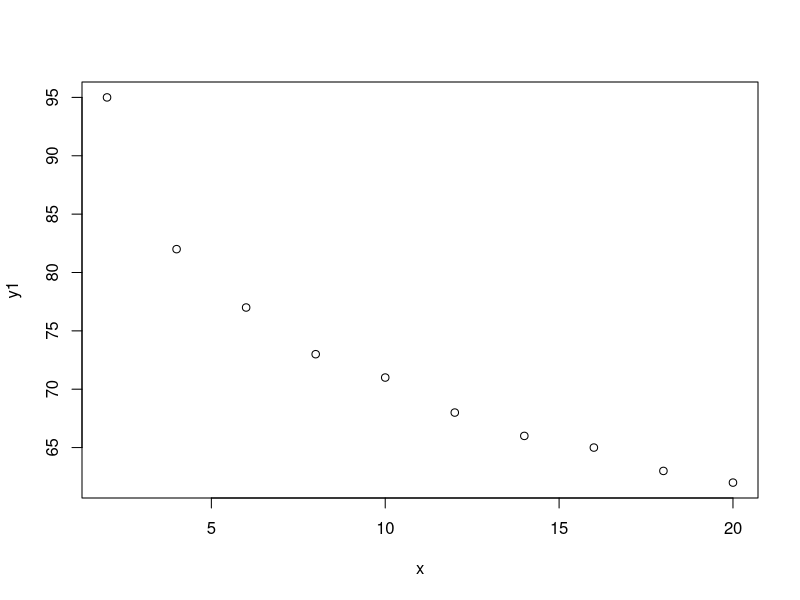

This figure's R source:
#Question 1
(mouse<- read.csv("mouse.txt", header = FALSE))

t <- seq(1:9)
lny <- log(mouse$V1)

#Q1 a
lrm <- lm(lny ~ t, data = mouse)
summary(lrm)

(alphaha1_hat <- summary(lrm)$coef[1,1])
(alphaha2_hat <- summary(lrm)$coef[2,1])

(y0 <- exp(alphaha1_hat))
(r <- exp(alphaha2_hat) -1)

#Q1 b
(instagrowth <- 100*alphaha2_hat)

(compgrowth <- 100*r)


#Question 2
(sound<- read.csv("sound.txt", header = FALSE, sep = " ",
                  col.names = c('distance','intensity')))

x <- sound$distance
y1 <- sound$intensity
z <- 1/x

(lrm2 <- lm(y1 ~ z, data = sound))
summary(lrm2)

(beta1_hat1 <- summary(lrm2)$coef[1,1])
(beta2_hat2 <- summary(lrm2)$coef[2,1])
#Q2 a
asymptotic <- beta1_hat1

#Q2 b
plot(x, y1, abline())
